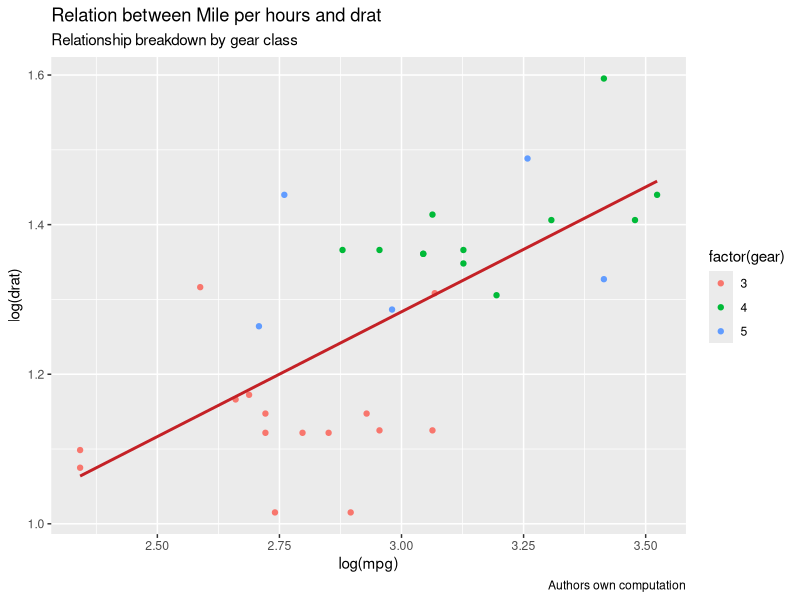

Recreate this plot in R.
library(ggplot2)
new_graph <- ggplot(mtcars, aes(x = log(mpg), y = log(drat))) +
  geom_point(aes(color = factor(gear))) +
  stat_smooth(method = "lm", col = "#C42126", se = FALSE, size = 1)
print(new_graph + labs(
  title = "Relation between Mile per hours and drat",
  subtitle = "Relationship breakdown by gear class",
  caption = "Authors own computation"
))
